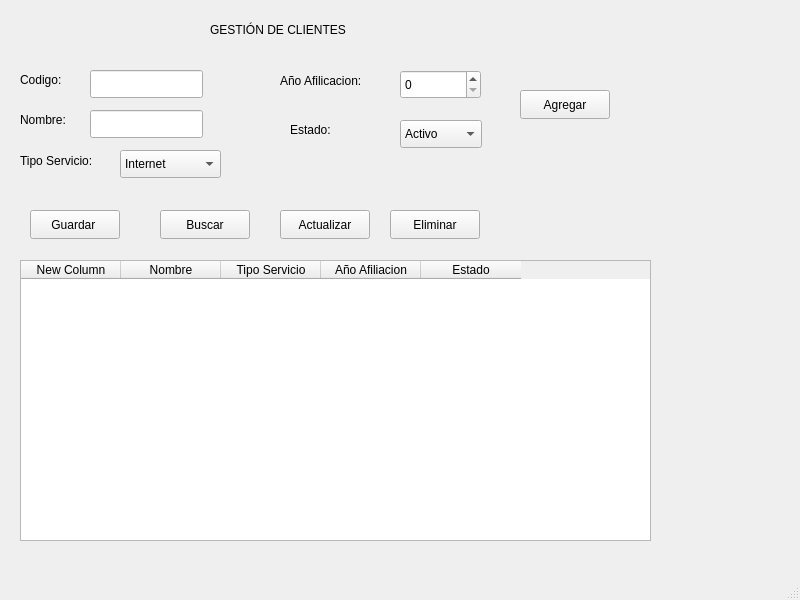
<?xml version="1.0" encoding="UTF-8"?>
<ui version="4.0">
 <class>MainWindow</class>
 <widget class="QMainWindow" name="MainWindow">
  <property name="geometry">
   <rect>
    <x>0</x>
    <y>0</y>
    <width>800</width>
    <height>600</height>
   </rect>
  </property>
  <property name="windowTitle">
   <string>MainWindow</string>
  </property>
  <widget class="QWidget" name="centralwidget">
   <widget class="QLabel" name="label">
    <property name="geometry">
     <rect>
      <x>210</x>
      <y>20</y>
      <width>181</width>
      <height>20</height>
     </rect>
    </property>
    <property name="text">
     <string>GESTIÓN DE CLIENTES</string>
    </property>
   </widget>
   <widget class="QLabel" name="label_2">
    <property name="geometry">
     <rect>
      <x>20</x>
      <y>70</y>
      <width>63</width>
      <height>20</height>
     </rect>
    </property>
    <property name="text">
     <string>Codigo:</string>
    </property>
   </widget>
   <widget class="QLabel" name="label_3">
    <property name="geometry">
     <rect>
      <x>20</x>
      <y>110</y>
      <width>63</width>
      <height>20</height>
     </rect>
    </property>
    <property name="text">
     <string>Nombre:</string>
    </property>
   </widget>
   <widget class="QLabel" name="label_4">
    <property name="geometry">
     <rect>
      <x>20</x>
      <y>150</y>
      <width>91</width>
      <height>21</height>
     </rect>
    </property>
    <property name="text">
     <string>Tipo Servicio:</string>
    </property>
   </widget>
   <widget class="QLineEdit" name="txtCodigo">
    <property name="geometry">
     <rect>
      <x>90</x>
      <y>70</y>
      <width>113</width>
      <height>28</height>
     </rect>
    </property>
   </widget>
   <widget class="QLineEdit" name="txtNombre">
    <property name="geometry">
     <rect>
      <x>90</x>
      <y>110</y>
      <width>113</width>
      <height>28</height>
     </rect>
    </property>
   </widget>
   <widget class="QComboBox" name="cmbTipo">
    <property name="geometry">
     <rect>
      <x>120</x>
      <y>150</y>
      <width>101</width>
      <height>28</height>
     </rect>
    </property>
    <item>
     <property name="text">
      <string>Internet</string>
     </property>
    </item>
    <item>
     <property name="text">
      <string>Telefonia</string>
     </property>
    </item>
    <item>
     <property name="text">
      <string>Combo</string>
     </property>
    </item>
   </widget>
   <widget class="QLabel" name="label_5">
    <property name="geometry">
     <rect>
      <x>280</x>
      <y>70</y>
      <width>131</width>
      <height>21</height>
     </rect>
    </property>
    <property name="text">
     <string>Año Afilicacion:</string>
    </property>
   </widget>
   <widget class="QSpinBox" name="spAnio">
    <property name="geometry">
     <rect>
      <x>400</x>
      <y>70</y>
      <width>81</width>
      <height>29</height>
     </rect>
    </property>
   </widget>
   <widget class="QLabel" name="label_6">
    <property name="geometry">
     <rect>
      <x>290</x>
      <y>120</y>
      <width>63</width>
      <height>20</height>
     </rect>
    </property>
    <property name="text">
     <string>Estado:</string>
    </property>
   </widget>
   <widget class="QComboBox" name="cmbEstado">
    <property name="geometry">
     <rect>
      <x>400</x>
      <y>120</y>
      <width>82</width>
      <height>28</height>
     </rect>
    </property>
    <item>
     <property name="text">
      <string>Activo</string>
     </property>
    </item>
    <item>
     <property name="text">
      <string>Suspendido</string>
     </property>
    </item>
    <item>
     <property name="text">
      <string>Cancelado</string>
     </property>
    </item>
   </widget>
   <widget class="QPushButton" name="btnGuardar">
    <property name="geometry">
     <rect>
      <x>30</x>
      <y>210</y>
      <width>90</width>
      <height>29</height>
     </rect>
    </property>
    <property name="text">
     <string>Guardar </string>
    </property>
   </widget>
   <widget class="QPushButton" name="btnBuscar">
    <property name="geometry">
     <rect>
      <x>160</x>
      <y>210</y>
      <width>90</width>
      <height>29</height>
     </rect>
    </property>
    <property name="text">
     <string>Buscar</string>
    </property>
   </widget>
   <widget class="QPushButton" name="btnActualizar">
    <property name="geometry">
     <rect>
      <x>280</x>
      <y>210</y>
      <width>90</width>
      <height>29</height>
     </rect>
    </property>
    <property name="text">
     <string>Actualizar</string>
    </property>
   </widget>
   <widget class="QPushButton" name="btnEliminar">
    <property name="geometry">
     <rect>
      <x>390</x>
      <y>210</y>
      <width>90</width>
      <height>29</height>
     </rect>
    </property>
    <property name="text">
     <string>Eliminar</string>
    </property>
   </widget>
   <widget class="QTableWidget" name="tblDatos">
    <property name="geometry">
     <rect>
      <x>20</x>
      <y>260</y>
      <width>631</width>
      <height>281</height>
     </rect>
    </property>
    <column>
     <property name="text">
      <string>New Column</string>
     </property>
    </column>
    <column>
     <property name="text">
      <string>Nombre</string>
     </property>
    </column>
    <column>
     <property name="text">
      <string>Tipo Servicio</string>
     </property>
    </column>
    <column>
     <property name="text">
      <string>Año Afiliacion</string>
     </property>
    </column>
    <column>
     <property name="text">
      <string>Estado</string>
     </property>
    </column>
   </widget>
   <widget class="QPushButton" name="btnAgregar">
    <property name="geometry">
     <rect>
      <x>520</x>
      <y>90</y>
      <width>90</width>
      <height>29</height>
     </rect>
    </property>
    <property name="text">
     <string>Agregar</string>
    </property>
   </widget>
  </widget>
  <widget class="QMenuBar" name="menubar">
   <property name="geometry">
    <rect>
     <x>0</x>
     <y>0</y>
     <width>800</width>
     <height>25</height>
    </rect>
   </property>
  </widget>
  <widget class="QStatusBar" name="statusbar"/>
 </widget>
 <resources/>
 <connections/>
</ui>
